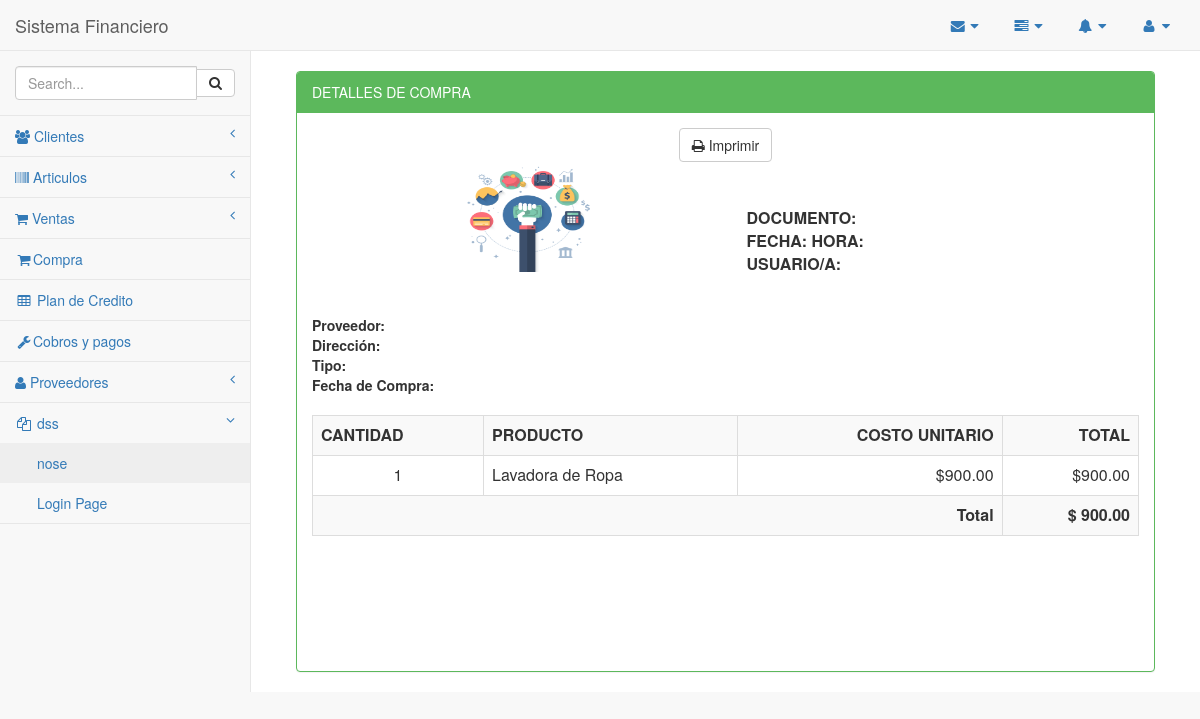
The app's page /compra/pro_contado.php with its own data.
### tables this page shows
CREATE TABLE `compra_tmp` (
  `id` int(10) NOT NULL,
  `id_articulo` int(10) DEFAULT NULL,
  `cant` int(10) DEFAULT NULL
);

CREATE TABLE `articulos` (
  `idarticulos` int(11) NOT NULL,
  `codigo` varchar(45) DEFAULT NULL,
  `nombre` varchar(45) DEFAULT NULL,
  `cantidad` int(11) DEFAULT NULL,
  `valor` float DEFAULT NULL,
  `marca` varchar(45) DEFAULT NULL,
  `estado` varchar(45) DEFAULT NULL,
  `unidad` int(11) DEFAULT NULL,
  `idproveedor` int(10) DEFAULT NULL,
  `idcategoria` int(10) DEFAULT NULL
);

### funciones.php (called while the page is built, shortened)
<?php
function formato($valor){
		return number_format($valor,2,".",",");
	}
        ?>

### compra/pro_contado.php (the view, shortened to what this page needs)
<?php
include_once '../conexion/php_conexion.php';
include_once '../funciones.php';
 include_once '../Plantilla/encabezado.php';
  include_once '../Plantilla/menuLateral.php';
        $pa=mysqli_query($conexion,"SELECT MAX(factura)as maximo FROM factura");
        if($row=mysqli_fetch_array($pa)){
            if($row['maximo']==NULL){
                $factura='10011011';
            }else{
                $factura=$row['maximo']+1;
            }
        }
?>
        <div id="page-wrapper">
            <div class="container-fluid">
            <div class="row">
                <div class="col-md-12">
                    <br/>
                  <div class="panel panel-green">
                        <div class="panel-heading">
                             DETALLES DE COMPRA
                        </div>
                        <div class="table-responsive">
                        <div class="panel-body">
                        <center><button onclick="imprimir();" class="btn btn-default"><i class=" fa fa-print "></i> Imprimir</button></center>
                        <div id="imprimeme">
                        <table width="100%">
                            <tr>
                                <td>
                                    <center>
                                        <img src="../Imagenes/finanzas.png" width="130" height="110"><br>
                                    <strong><?php  ?></strong><br>
                                    </center>
                                </td>
                                <td><br>
                                    <strong>DOCUMENTO: </strong><?php  ?><br>
                                    <strong>FECHA: </strong><?php  ?>
                                    <strong>HORA: </strong><?php  ?><br>
                                    <strong>USUARIO/A: </strong><?php  ?>
                                </td>
                            </tr>
                        </table><br>
                            <strong>Proveedor: </strong><?php  ?><br>
                            <strong>Dirección: </strong><?php  ?><br>
                            <strong>Tipo: </strong><?php  ?><br>
                            <strong>Fecha de Compra: </strong><br><br>
                          <table class="table table-striped table-bordered table-hover" width="100%" rules="all"  border="1">
                                            <tr>
                                                <td><strong>CANTIDAD</strong></td>
                                                <td><strong>PRODUCTO</strong></td>
                                                <td><div align="right"><strong>COSTO UNITARIO</strong></div></td>
                                                <td><div align="right"><strong>TOTAL</strong></div></td>
                                            </tr>
                                            <?php
                                                $neto=0;
                                                $neto_full=0;
                                                $pa=mysqli_query($conexion,"SELECT * FROM compra_tmp, articulos
                                                WHERE  compra_tmp.id_articulo=articulos.idarticulos");
                                                while($row=mysqli_fetch_array($pa)){
                                                    $cantidad=$row['cant'];
                                                    $codigo=$row['id_articulo'];
                                                    $cod=$row['codigo'];
                                                        $new=$row['valor'];
                                                    $importe=$row['cant']*$new;
                                                    $neto=$neto+$importe;
                                                    $importe_dos=$row['cant']*$new;
                                                    $neto_full=$neto_full+$importe_dos;
                                                     mysqli_query($conexion,"INSERT INTO factura (factura,valor,fecha) VALUE ('$factura','$neto','$fecha')");
                                                    $consultaAr=mysqli_query($conexion,"SELECT * FROM articulos WHERE idarticulos=".$row['id_articulo']."");
                                                    while($row=mysqli_fetch_array($consultaAr)){
                                                    $p_nombre=$row['nombre'];
                                                    }
                                                    $detalle_sql="INSERT INTO detalle_compra (factura,articulo,codigo, cantidad, valor, importe, tipo, fecha)
                                                                                  VALUES ('$factura','$codigo','$cod','$cantidad','$new','$importe_dos','COMPRA', '$fecha')";
                                                    mysqli_query($conexion,$detalle_sql);
                                                    $pwa=mysqli_query($conexion,"SELECT stock FROM inventario WHERE id_articulos='$codigo'");
                                                    if($roww=mysqli_fetch_array($pwa)){
                                                        $new_cant=$roww['stock']+$cantidad;
                                                        mysqli_query($conexion,"UPDATE inventario SET stock='$new_cant' WHERE id_articulos='$codigo'");
                                                    }
                                                    $detalle_sql="INSERT INTO kardex (factura, tipo, id_articulos, cantidad, costok, importe, stockk, fecha)
                                                                          VALUES ('$factura','COMPRA','$codigo','$cantidad','$new','$importe_dos','$new_cant','$fecha')";
                                                    mysqli_query($conexion,$detalle_sql);
                                            ?>
                                            <tr>
                                                <td align="center"><?php echo $cantidad; ?></td>
                                                <td><?php echo $p_nombre;  ?></td>
                                                <td><div align="right">$<?php echo formato($new); ?></div></td>
                                                <td><div align="right">$<?php echo formato($importe_dos); ?></div></td>
                                            </tr>
                                            <?php } ?>
                                            <tr>
                                              <td colspan="3"><div align="right"><strong>Total</strong></div></td>
                                              <td><div align="right"><strong>$ <?php echo formato($neto_full); ?></strong></div></td>
                                            </tr>
                                        </table>
                                        <div class="col-md-12">
                                         <br>
                                        <center>
                                            <?php  ?><br>
                                            <?php  ?><br>
                                            <?php  ?><br>
                                            <?php  ?><br>
                                        </center>
                 </div>
                        </div>
                    </div>
                    </div>
                </div>
            </div>
            </div>
        </div>
<?php
include_once '../Plantilla/inferior.php';
?>

### records on screen
compra_tmp: cant "1", id_articulo.nombre "Lavadora de Ropa", id_articulo.valor "900.00", cant.valor "900.00"

### other values on screen
formato($neto_full) "900.00"
